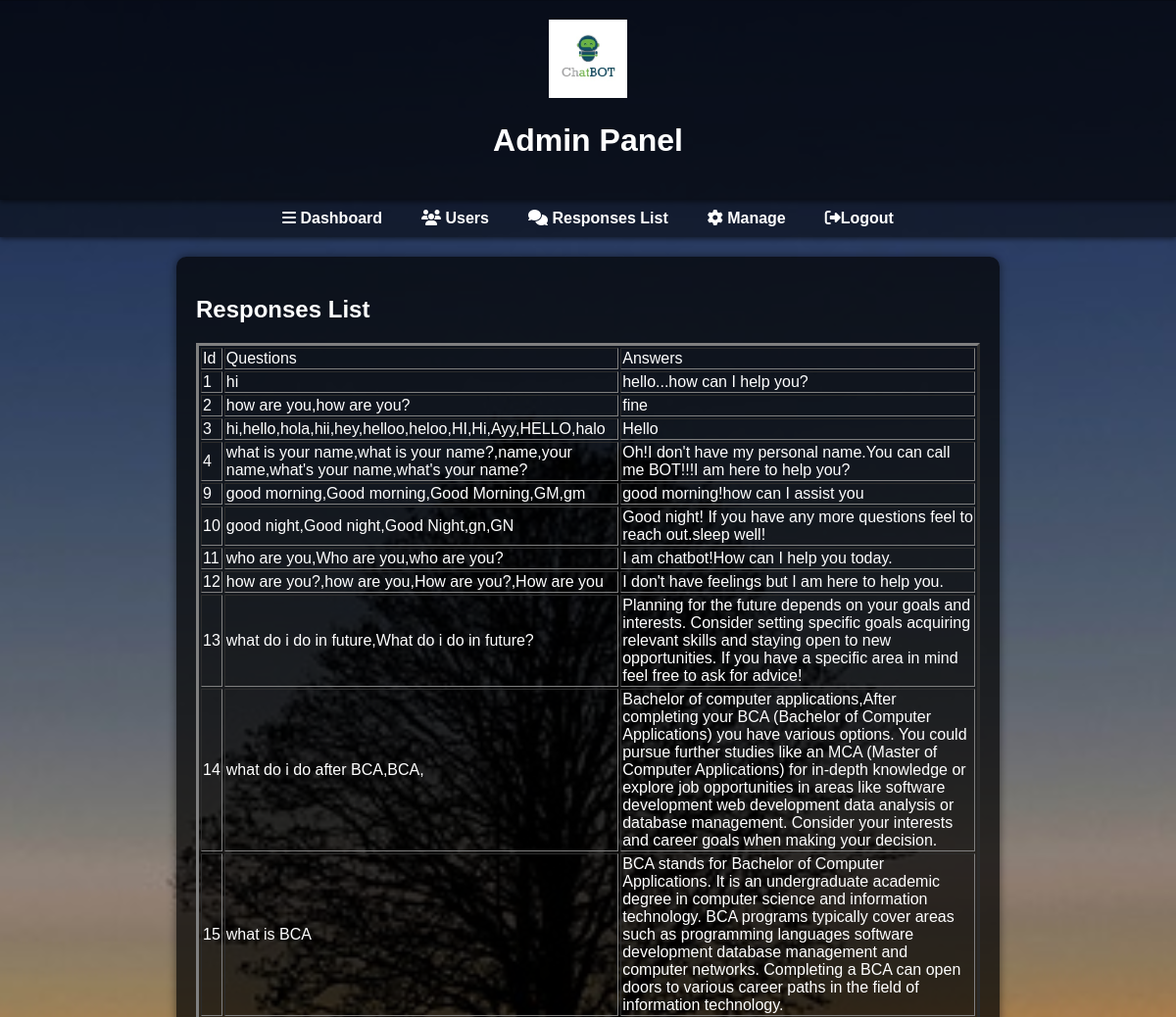
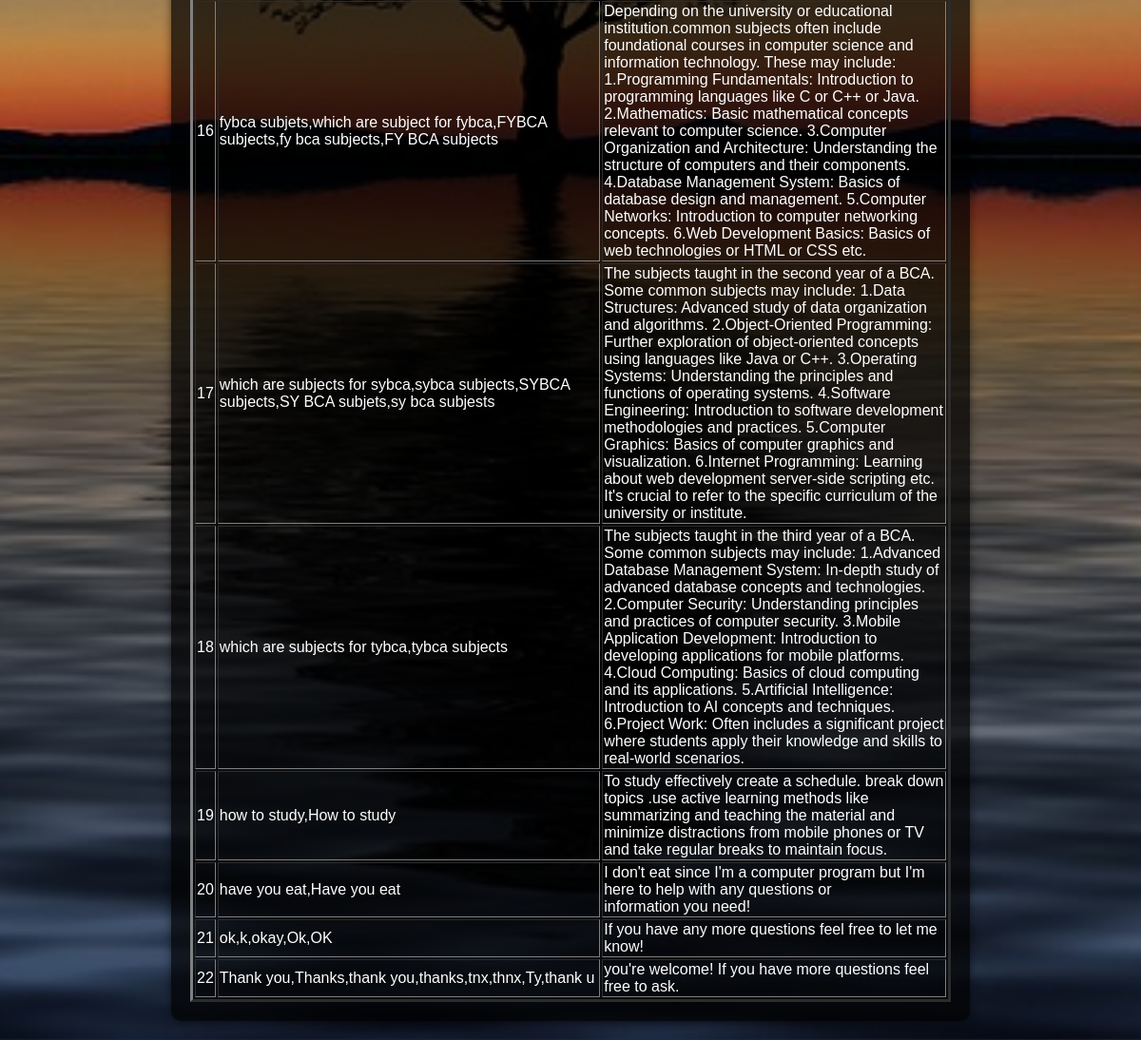
The app's page /chat.php with its own data (2 pictures, top to bottom).
### tables this page shows
CREATE TABLE `chatbot` (
  `id` int(100) NOT NULL,
  `queries` varchar(2000) NOT NULL,
  `replies` varchar(2900) NOT NULL
);

### chat.php (the view, shortened to what this page needs)
<!DOCTYPE html>
<html lang="en">
<head>
       <link rel="stylesheet" type="text/css" href="https://cdnjs.cloudflare.com/ajax/libs/font-awesome/6.5.1/css/all.min.css">
</head>
<body>
    <header>
                <img src="images\bt1.jpg" alt="logo" height="80">
        <h1>Admin Panel</h1>
    </header>
    <nav>
        <a href="admin.php"><i class="fa-solid fa-bars" aria-hidden="true"></i> Dashboard</a>
        <a href="userDetail.php"><i class="fa-solid fa-users" aria-hidden="true"></i> Users</a>
        <a href="chat.php"><i class="fa-solid fa-comments" aria-hidden="true"></i> Responses List</a>
        <a href="manage.html"><i class="fa-solid fa-gear" aria-hidden="true"></i> Manage</a>
        <a href="home.html"><i class="fa-solid fa-right-from-bracket" aria-hidden="true"></i>Logout</a>
    </nav>
    <section>
        <h1>Responses List</h1>
        <?php
$hostName = "localhost";
$dbUser = "root";
$dbPassword = "";
$dbName = "bot";
$conn = mysqli_connect($hostName, $dbUser, $dbPassword, $dbName);
if($stmt=$conn->query("select * from chatbot"))
{
    echo "<table border='3'>";
    echo"<tr>
    <td>Id</td>
        <td>Questions</td>
            <td>Answers</td>
</tr>";
while ($row=$stmt->fetch_assoc())
 {
    echo "<tr><td>".$row['id']."</td>";
        echo "<td>".$row['queries']."</td>";
            echo "<td>".$row['replies']."</td></tr>";
}
echo "</table>";
}
?>
    </section>
</body>
</html>

### chat.php (style rules this page uses)
body { margin: 0; padding: 0; background-image: url('images/b1.jpg'); background-size: cover; background-position: center; font-family: 'Arial', sans-serif; color: #ffffff; }
header { text-align: center; padding: 20px; background-color: rgba(0, 0, 0, 0.7); box-shadow: 0 2px 5px rgba(0, 0, 0, 0.5); }
nav { display: flex; justify-content: center; background-color: rgba(0, 0, 0, 0.5); box-shadow: 0 2px 5px rgba(0, 0, 0, 0.5); padding: 10px; }
nav a { margin: 0 20px; text-decoration: none; color: #ffffff; font-weight: bold; font-size: 16px; }
section { max-width: 800px; margin: 20px auto; padding: 20px; background-color: rgba(0, 0, 0, 0.7); border-radius: 10px; box-shadow: 0 0 10px rgba(0, 0, 0, 0.5); }
h1, h2 { color: #ffffff; }

### records on screen
chatbot: id "1", queries "hi", replies "hello...how can I help you?"
chatbot: id "2", queries "how are you,how are you?", replies "fine"
chatbot: id "3", queries "hi,hello,hola,hii,hey,helloo,heloo,HI,Hi,Ayy,HELLO,halo", replies "Hello"
chatbot: id "4", queries "what is your name,what is your name?,name,your name,what's your name,what's your name?", replies "Oh!I don't have my personal name.You can call me BOT!!!I am here to help you?"
chatbot: id "9", queries "good morning,Good morning,Good Morning,GM,gm", replies "good morning!how can I assist you"
chatbot: id "10", queries "good night,Good night,Good Night,gn,GN", replies "Good night! If you have any more questions feel to reach out.sleep well!"
chatbot: id "11", queries "who are you,Who are you,who are you?", replies "I am chatbot!How can I help you today."
chatbot: id "12", queries "how are you?,how are you,How are you?,How are you", replies "I don't have feelings but I am here to help you."
chatbot: id "13", queries "what do i do in future,What do i do in future?", replies "Planning for the future depends on your goals and interests. Consider setting specific goals acquiring relevant skills and staying open to new opportunities. If you have a specific area in mind feel free to ask for advice!"
chatbot: id "14", queries "what do i do after BCA,BCA,", replies "Bachelor of computer applications,After completing your BCA (Bachelor of Computer Applications) you have various options. You could pursue further studies like an MCA (Master of Computer Applications) for in-depth knowledge or explore job opportunities in areas like software development web development data analysis or database management. Consider your interests and career goals when making your decision."
chatbot: id "15", queries "what is BCA", replies "BCA stands for Bachelor of Computer Applications. It is an undergraduate academic degree in computer science and information technology. BCA programs typically cover areas such as programming languages software development database management and computer networks. Completing a BCA can open doors to various career paths in the field of information technology."
chatbot: id "16", queries "fybca subjets,which are subject for fybca,FYBCA subjects,fy bca subjects,FY BCA subjects", replies "Depending on the university or educational institution.common subjects often include foundational courses in computer science and information technology. These may include: 1.Programming Fundamentals: Introduction to programming languages like C or C++ or Java. 2.Mathematics: Basic mathematical concepts relevant to computer science. 3.Computer Organization and Architecture: Understanding the structure of computers and their components. 4.Database Management System: Basics of database design and management. 5.Computer Networks: Introduction to computer networking concepts. 6.Web Development Basics: Basics of web technologies or HTML or CSS etc."
chatbot: id "17", queries "which are subjects for sybca,sybca subjects,SYBCA subjects,SY BCA subjets,sy bca subjests", replies "The subjects taught in the second year of a BCA. Some common subjects may include: 1.Data Structures: Advanced study of data organization and algorithms. 2.Object-Oriented Programming: Further exploration of object-oriented concepts using languages like Java or C++. 3.Operating Systems: Understanding the principles and functions of operating systems. 4.Software Engineering: Introduction to software development methodologies and practices. 5.Computer Graphics: Basics of computer graphics and visualization. 6.Internet Programming: Learning about web development server-side scripting etc. It's crucial to refer to the specific curriculum of the university or institute."
chatbot: id "18", queries "which are subjects for tybca,tybca subjects", replies "The subjects taught in the third year of a BCA. Some common subjects may include: 1.Advanced Database Management System: In-depth study of advanced database concepts and technologies. 2.Computer Security: Understanding principles and practices of computer security. 3.Mobile Application Development: Introduction to developing applications for mobile platforms. 4.Cloud Computing: Basics of cloud computing and its applications. 5.Artificial Intelligence: Introduction to AI concepts and techniques. 6.Project Work: Often includes a significant project where students apply their knowledge and skills to real-world scenarios."
chatbot: id "19", queries "how to study,How to study", replies "To study effectively create a schedule. break down topics .use active learning methods like summarizing and teaching the material and minimize distractions from mobile phones or TV and take regular breaks to maintain focus."
chatbot: id "20", queries "have you eat,Have you eat", replies "I don't eat since I'm a computer program but I'm here to help with any questions or information you need!"
chatbot: id "21", queries "ok,k,okay,Ok,OK", replies "If you have any more questions feel free to let me know!"
chatbot: id "22", queries "Thank you,Thanks,thank you,thanks,tnx,thnx,Ty,thank u", replies "you're welcome! If you have more questions feel free to ask."
